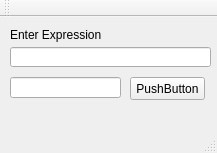
<?xml version="1.0" encoding="UTF-8"?>
<ui version="4.0">
 <class>MainWindow</class>
 <widget class="QMainWindow" name="MainWindow">
  <property name="geometry">
   <rect>
    <x>0</x>
    <y>0</y>
    <width>217</width>
    <height>153</height>
   </rect>
  </property>
  <property name="windowTitle">
   <string>MainWindow</string>
  </property>
  <widget class="QWidget" name="centralWidget">
   <widget class="QPushButton" name="pushButton">
    <property name="geometry">
     <rect>
      <x>130</x>
      <y>60</y>
      <width>75</width>
      <height>23</height>
     </rect>
    </property>
    <property name="text">
     <string>PushButton</string>
    </property>
   </widget>
   <widget class="QLineEdit" name="lineEdit">
    <property name="geometry">
     <rect>
      <x>10</x>
      <y>30</y>
      <width>201</width>
      <height>20</height>
     </rect>
    </property>
   </widget>
   <widget class="QLineEdit" name="lineEdit_2">
    <property name="geometry">
     <rect>
      <x>10</x>
      <y>60</y>
      <width>111</width>
      <height>21</height>
     </rect>
    </property>
   </widget>
   <widget class="QLabel" name="label">
    <property name="geometry">
     <rect>
      <x>10</x>
      <y>10</y>
      <width>91</width>
      <height>16</height>
     </rect>
    </property>
    <property name="text">
     <string>Enter Expression</string>
    </property>
   </widget>
  </widget>
  <widget class="QMenuBar" name="menuBar">
   <property name="geometry">
    <rect>
     <x>0</x>
     <y>0</y>
     <width>217</width>
     <height>21</height>
    </rect>
   </property>
  </widget>
  <widget class="QToolBar" name="mainToolBar">
   <attribute name="toolBarArea">
    <enum>TopToolBarArea</enum>
   </attribute>
   <attribute name="toolBarBreak">
    <bool>false</bool>
   </attribute>
  </widget>
  <widget class="QStatusBar" name="statusBar"/>
 </widget>
 <layoutdefault spacing="6" margin="11"/>
 <resources/>
 <connections/>
</ui>
